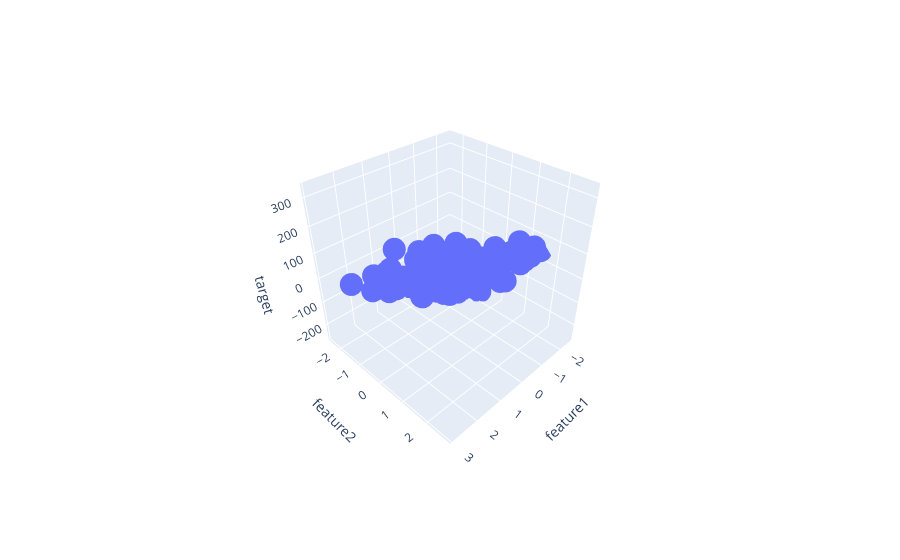

Here is the notebook cell this chart was saved with:
### Markdown cell above
y = a+b1x1 + b2x2 ...bnxn

### Code cell
import plotly.express as px
px.scatter_3d(df,x="feature1",y="feature2",z="target")

### Figure 1 — Plotly figure (JSON) as saved in the notebook; plotly's stock layout.template omitted (floating-point values rounded to 4 significant figures; data arrays with more than 128 entries replaced by an {"elided": "..."} marker saying what was removed)
{"data": [{"hovertemplate": "feature1=%{x}<br>feature2=%{y}<br>target=%{z}<extra></extra>", "legendgroup": "", "marker": {"color": "#636efa", "symbol": "circle"}, "mode": "markers", "name": "", "scene": "scene", "showlegend": false, "type": "scatter3d", "x": {"elided": "150 float values"}, "y": {"elided": "150 float values"}, "z": {"elided": "150 float values"}}], "layout": {"autosize": true, "legend": {"tracegroupgap": 0}, "margin": {"t": 60}, "scene": {"aspectmode": "auto", "aspectratio": {"x": 1, "y": 1, "z": 1}, "camera": {"center": {"x": 0, "y": 0, "z": 0}, "eye": {"x": 1.543, "y": 1.543, "z": 1.543}, "projection": {"type": "perspective"}, "up": {"x": 0, "y": 0, "z": 1}}, "domain": {"x": [0, 1], "y": [0, 1]}, "xaxis": {"title": {"text": "feature1"}, "type": "linear"}, "yaxis": {"title": {"text": "feature2"}, "type": "linear"}, "zaxis": {"title": {"text": "target"}, "type": "linear"}}}}
